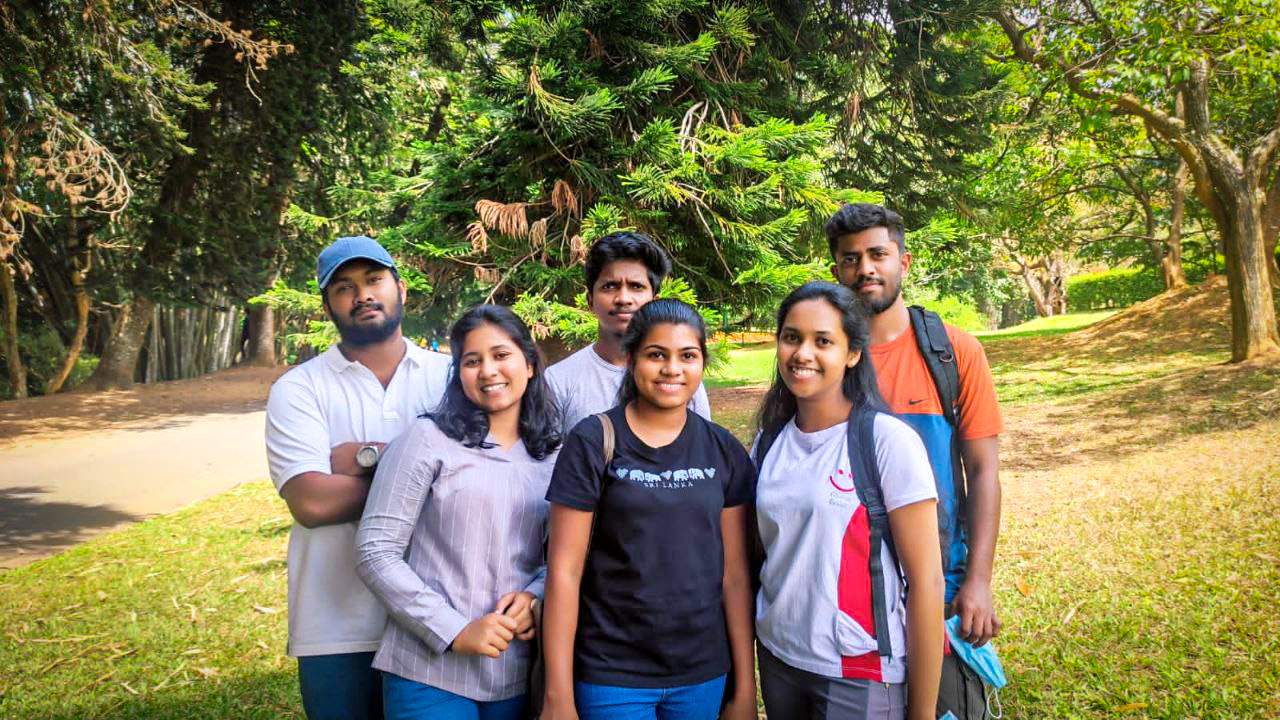
#> input picture faces2.jpg, 1280 x 720 px
$ python main.py
#> lines starting #> are read from the running program, lines starting #| are printed output that depends on the picture; after the words box and inside, x2 and y2 are one past the last pixel; in counts of white or black regions, pixels touching at a corner belong together
import cv2

#loading test image
img = cv2.imread('faces2.jpg')
#> img is the input picture: shape (720, 1280, 3); mean B, G, R 83.1, 121.9, 126.7

#convert the image to grayscale
image_gray = cv2.cvtColor(img, cv2.COLOR_BGR2GRAY)
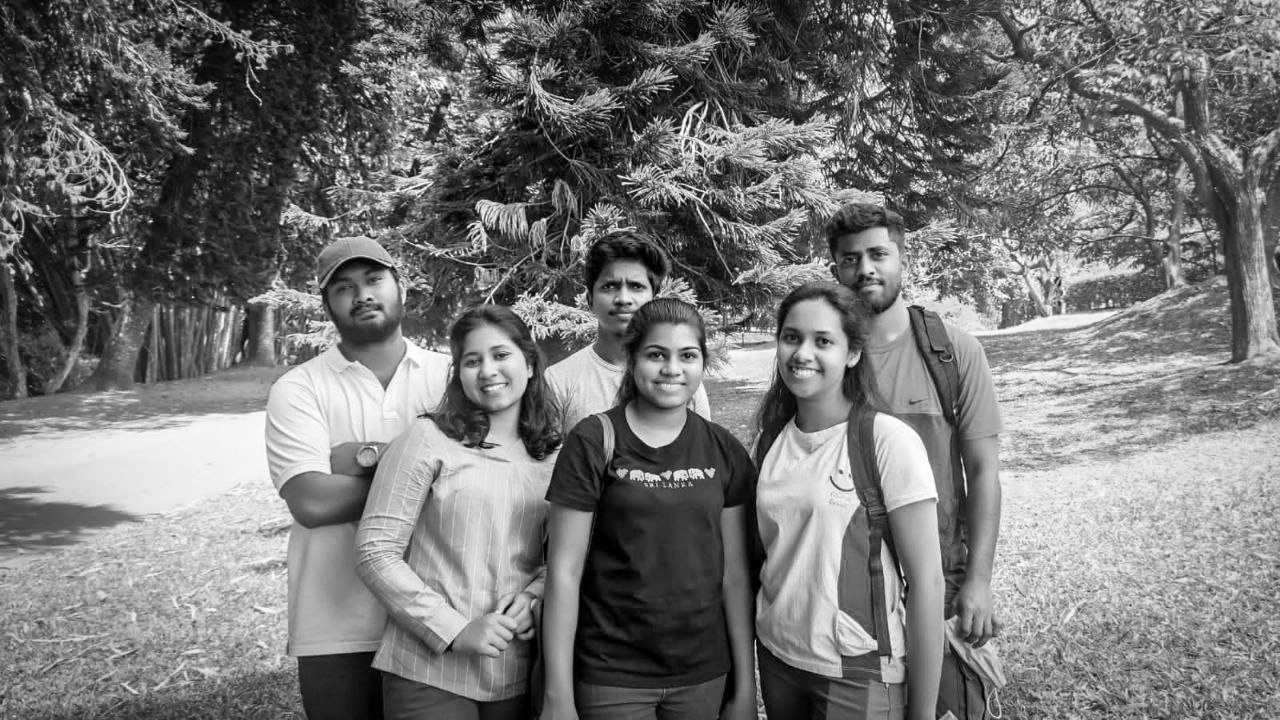
#> image_gray: shape (720, 1280); min 0, max 255, mean 118.9

#initialize the face detector using haar cascade

face_cascade = cv2.CascadeClassifier("cascades\haarcascade_frontalface_default.xml")

# detect all the faces in the image
faces = face_cascade.detectMultiScale(image_gray)
#> faces = [[590, 262, 66, 66], [671, 569, 59, 59], [858, 319, 66, 66], [633, 325, 78, 78], [828, 227, 76, 76], [763, 305, 90, 90], [450, 326, 79, 79], [574, 526, 120, 120]]
# print the number of faces detected
print(f"{len(faces)} faces detected in the image.")
#| 8 faces detected in the image.

# for every face, draw a blue rectangle
for x, y, width, height in faces:
    cv2.rectangle(img, (x, y), (x + width, y + height), color=(255, 0, 0), thickness=2)
#> this loop made 8 passes
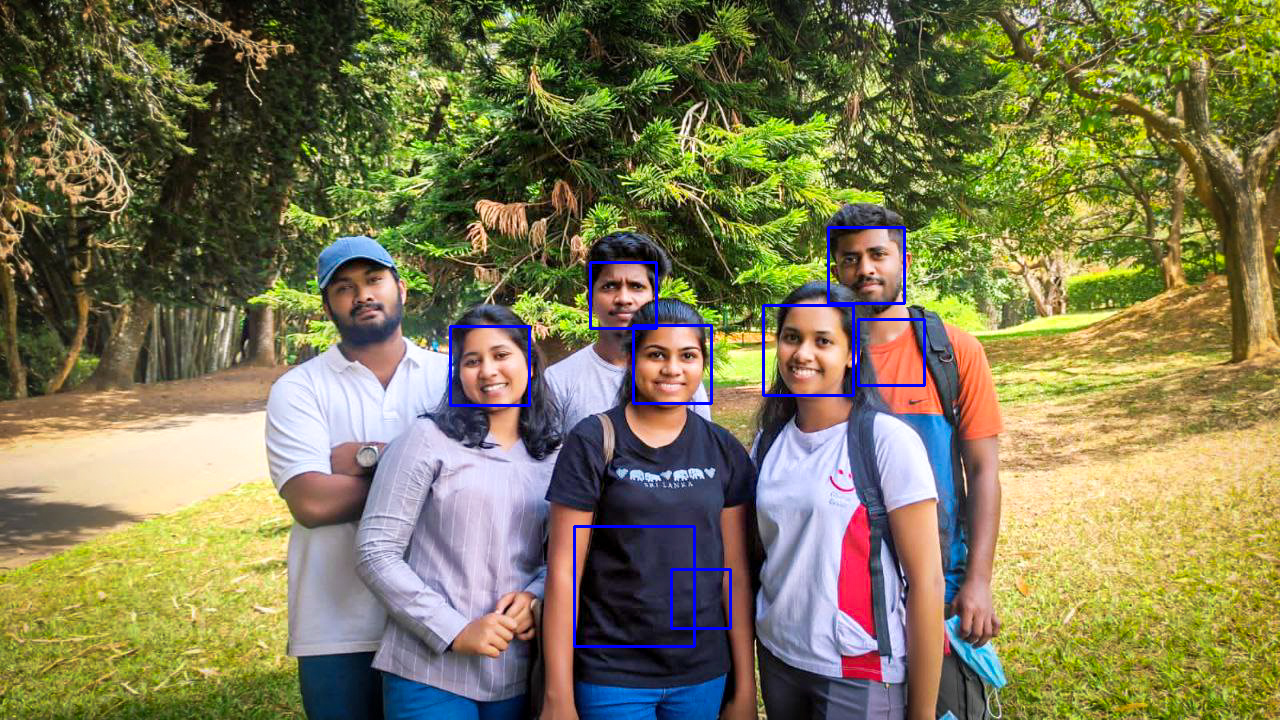
#> img: shape (720, 1280, 3); 0.82% of pixels changed, all inside (x1, y1, x2, y2) = (449, 226, 926, 648)

# save the image with rectangles
cv2.imwrite("faces2_detected.jpg", img)

$ run again, with faces1.jpg copied over faces2.jpg
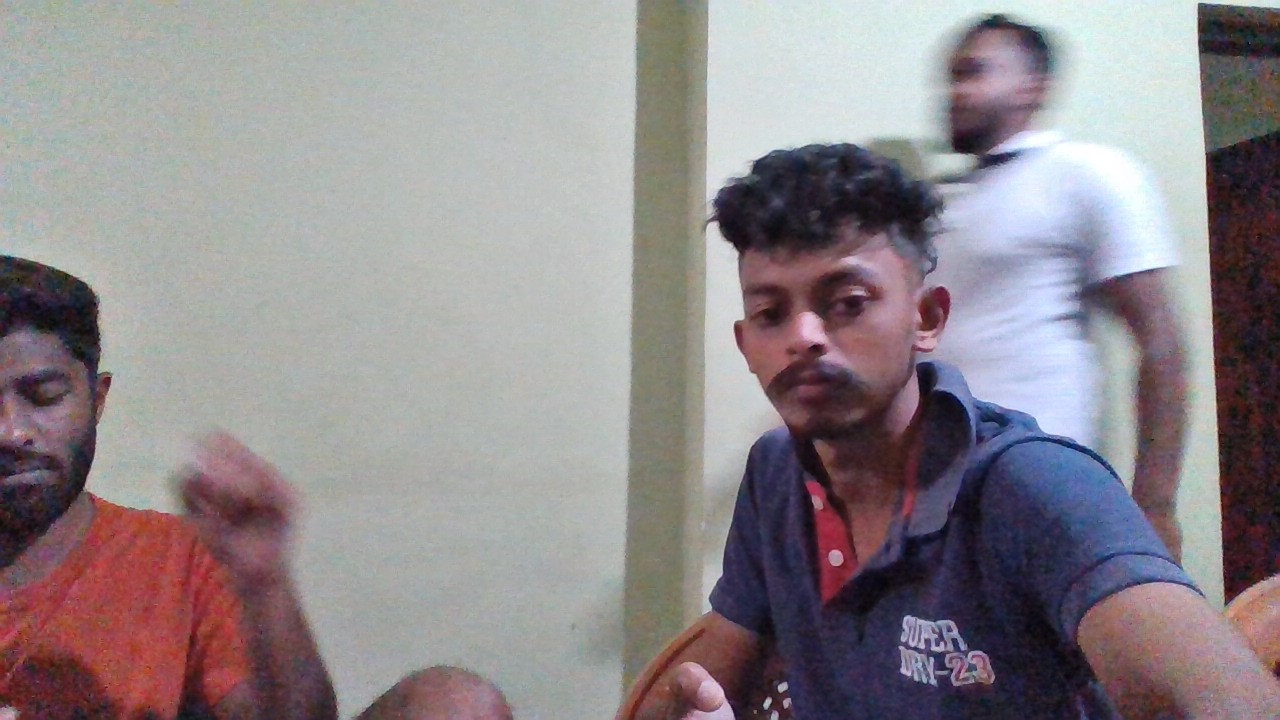
#> input picture faces1.jpg, 1280 x 720 px
#> img is the input picture: shape (720, 1280, 3); mean B, G, R 139.7, 135.6, 143.2
#> `image_gray = cv2.cvtColor(img, cv2.COLOR_BGR2GRAY)`:
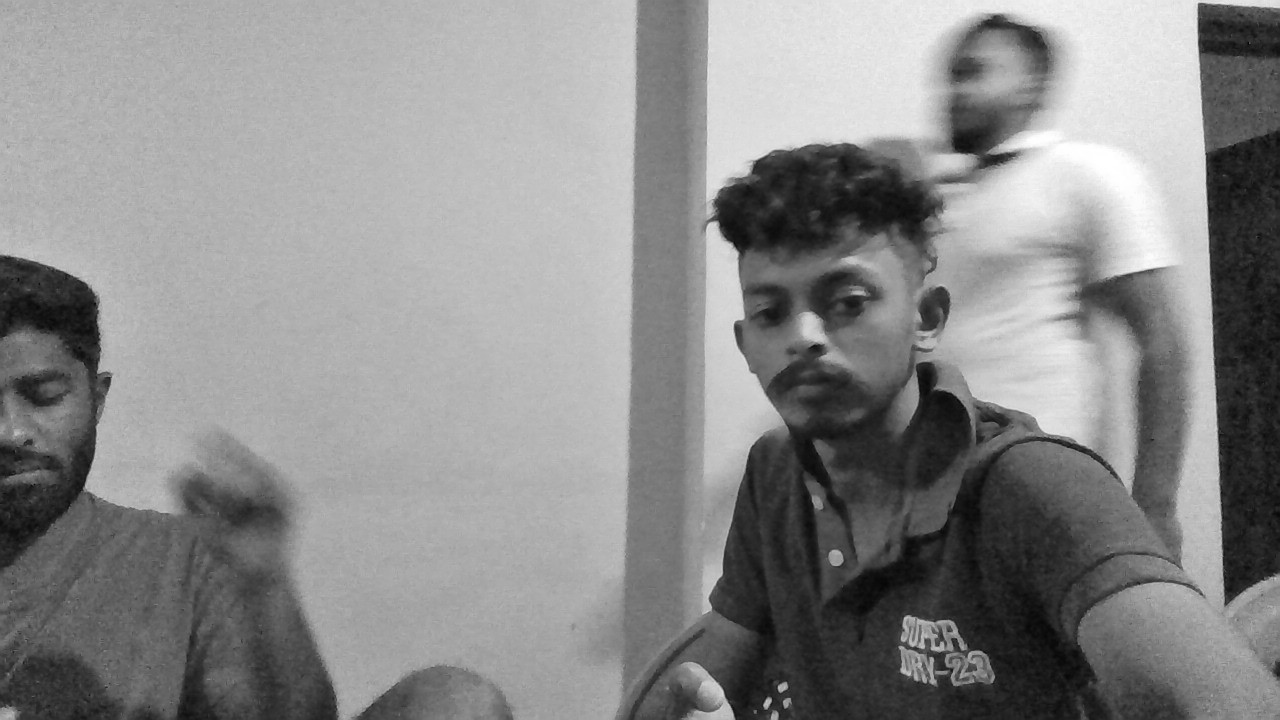
#> image_gray: shape (720, 1280); min 5, max 255, mean 138.4
#> faces = [[1027, 345, 74, 74], [702, 224, 209, 209]]
#| 2 faces detected in the image.
#> the loop `for x, y, width, height in faces:` made 2 passes
#> after the loop `for x, y, width, height in faces:`:
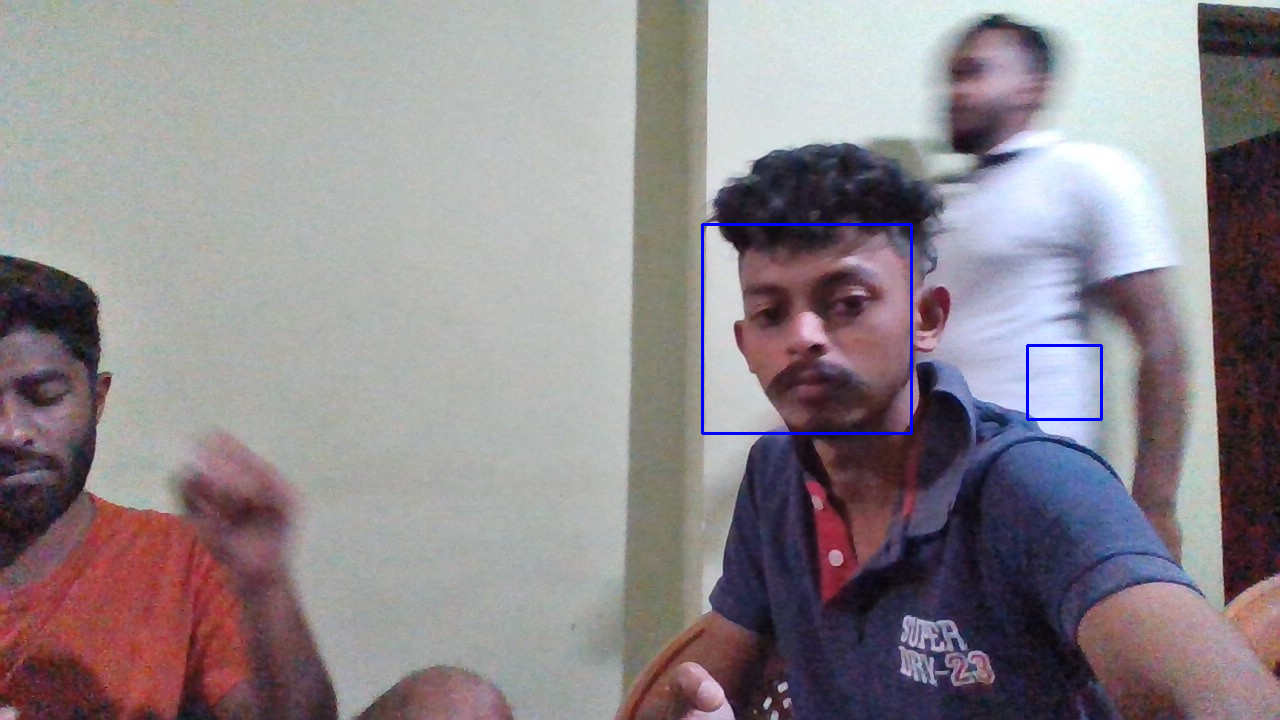
#> img: shape (720, 1280, 3); 0.37% of pixels changed, all inside (x1, y1, x2, y2) = (701, 223, 1103, 435)

$ run again, with my1.jpg copied over faces2.jpg
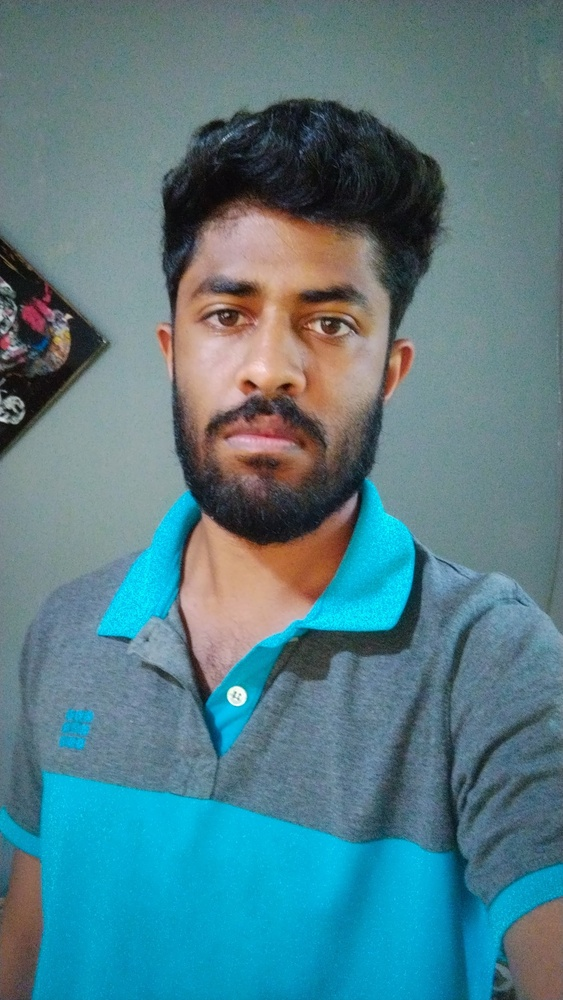
#> input picture my1.jpg, 563 x 1000 px, shrunk from 1285 x 2284 before the run
#> img is the input picture: shape (1000, 563, 3); mean B, G, R 134.2, 125.3, 85.4
#> `image_gray = cv2.cvtColor(img, cv2.COLOR_BGR2GRAY)`:
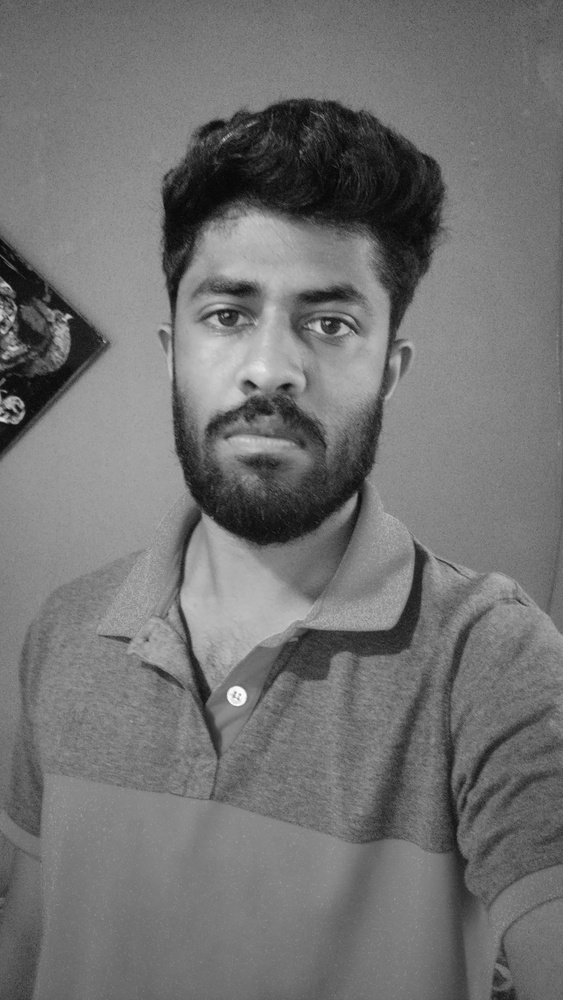
#> image_gray: shape (1000, 563); min 3, max 252, mean 114.3
#> faces = [[395, 775, 50, 50], [120, 562, 53, 53], [123, 192, 303, 303]]
#| 3 faces detected in the image.
#> the loop `for x, y, width, height in faces:` made 3 passes
#> after the loop `for x, y, width, height in faces:`:
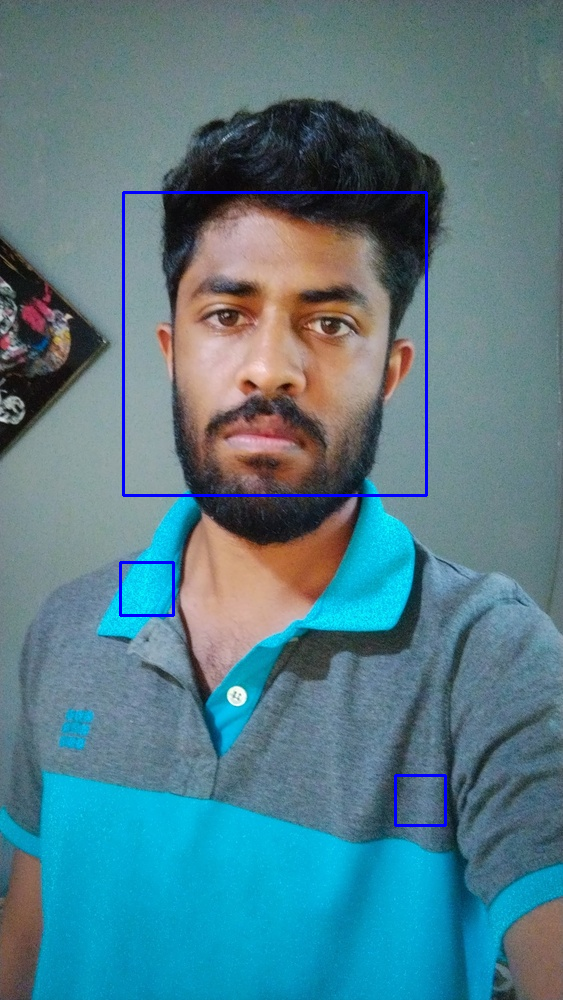
#> img: shape (1000, 563, 3); 0.86% of pixels changed, all inside (x1, y1, x2, y2) = (119, 191, 447, 827)
